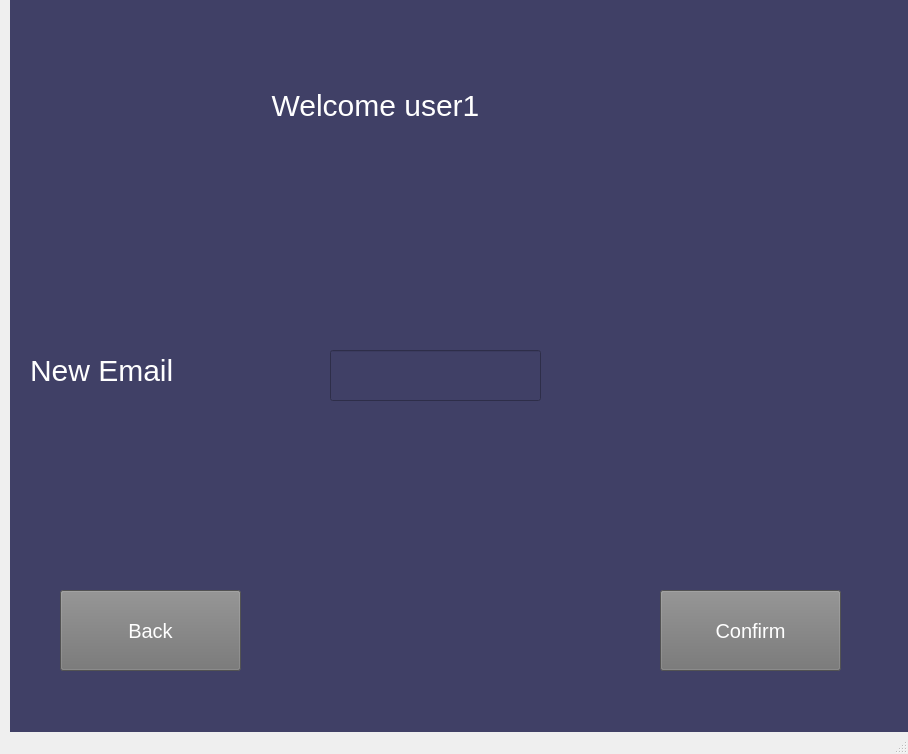
<?xml version="1.0" encoding="UTF-8"?>
<ui version="4.0">
 <class>MainWindow</class>
 <widget class="QMainWindow" name="MainWindow">
  <property name="geometry">
   <rect>
    <x>0</x>
    <y>0</y>
    <width>908</width>
    <height>754</height>
   </rect>
  </property>
  <property name="windowTitle">
   <string>MainWindow</string>
  </property>
  <widget class="QWidget" name="centralwidget">
   <widget class="QWidget" name="widget" native="true">
    <property name="geometry">
     <rect>
      <x>10</x>
      <y>0</y>
      <width>901</width>
      <height>761</height>
     </rect>
    </property>
    <property name="styleSheet">
     <string notr="true">background-color:#404066;</string>
    </property>
    <widget class="QLabel" name="label">
     <property name="geometry">
      <rect>
       <x>220</x>
       <y>70</y>
       <width>291</width>
       <height>71</height>
      </rect>
     </property>
     <property name="styleSheet">
      <string notr="true">font:30px ; 
color: white;</string>
     </property>
     <property name="text">
      <string>Welcome user1</string>
     </property>
     <property name="alignment">
      <set>Qt::AlignCenter</set>
     </property>
    </widget>
    <widget class="QLabel" name="label_2">
     <property name="geometry">
      <rect>
       <x>20</x>
       <y>340</y>
       <width>261</width>
       <height>61</height>
      </rect>
     </property>
     <property name="styleSheet">
      <string notr="true">font:30px ; 
color: white;</string>
     </property>
     <property name="text">
      <string>New Email</string>
     </property>
    </widget>
    <widget class="QPushButton" name="pushButton_2">
     <property name="geometry">
      <rect>
       <x>650</x>
       <y>590</y>
       <width>181</width>
       <height>81</height>
      </rect>
     </property>
     <property name="styleSheet">
      <string notr="true">font:20px ; 
background-color: rgb(115, 115, 115);
color: white;</string>
     </property>
     <property name="text">
      <string>Confirm</string>
     </property>
    </widget>
    <widget class="QPushButton" name="pushButton_3">
     <property name="geometry">
      <rect>
       <x>50</x>
       <y>590</y>
       <width>181</width>
       <height>81</height>
      </rect>
     </property>
     <property name="styleSheet">
      <string notr="true">font:20px ; 
background-color: rgb(115, 115, 115);
color: white;</string>
     </property>
     <property name="text">
      <string>Back</string>
     </property>
    </widget>
    <widget class="QLineEdit" name="WithdrawAmount">
     <property name="geometry">
      <rect>
       <x>320</x>
       <y>350</y>
       <width>211</width>
       <height>51</height>
      </rect>
     </property>
    </widget>
   </widget>
  </widget>
  <widget class="QMenuBar" name="menubar">
   <property name="geometry">
    <rect>
     <x>0</x>
     <y>0</y>
     <width>908</width>
     <height>21</height>
    </rect>
   </property>
  </widget>
  <widget class="QStatusBar" name="statusbar"/>
 </widget>
 <resources/>
 <connections/>
</ui>
